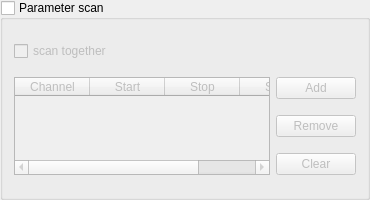
        <widget class="QGroupBox" name="parameter_groupBox">
         <property name="enabled">
          <bool>true</bool>
         </property>
         <property name="minimumSize">
          <size>
           <width>0</width>
           <height>200</height>
          </size>
         </property>
         <property name="title">
          <string>Parameter scan</string>
         </property>
         <property name="checkable">
          <bool>true</bool>
         </property>
         <property name="checked">
          <bool>false</bool>
         </property>
         <layout class="QGridLayout" name="gridLayout_12">
          <item row="1" column="1">
           <widget class="QPushButton" name="add_parameter_pushButton">
            <property name="text">
             <string>Add</string>
            </property>
           </widget>
          </item>
          <item row="1" column="0" rowspan="3">
           <widget class="QTableWidget" name="parameter_tableWidget">
            <attribute name="horizontalHeaderDefaultSectionSize">
             <number>75</number>
            </attribute>
            <column>
             <property name="text">
              <string>Channel</string>
             </property>
            </column>
            <column>
             <property name="text">
              <string>Start</string>
             </property>
            </column>
            <column>
             <property name="text">
              <string>Stop</string>
             </property>
            </column>
            <column>
             <property name="text">
              <string>Step</string>
             </property>
            </column>
           </widget>
          </item>
          <item row="3" column="1">
           <widget class="QPushButton" name="clear_parameter_pushButton">
            <property name="text">
             <string>Clear</string>
            </property>
           </widget>
          </item>
          <item row="2" column="1">
           <widget class="QPushButton" name="remove_parameter_pushButton">
            <property name="text">
             <string>Remove</string>
            </property>
           </widget>
          </item>
          <item row="0" column="0">
           <widget class="QCheckBox" name="scan_together_checkBox">
            <property name="text">
             <string>scan together</string>
            </property>
           </widget>
          </item>
         </layout>
        </widget>
